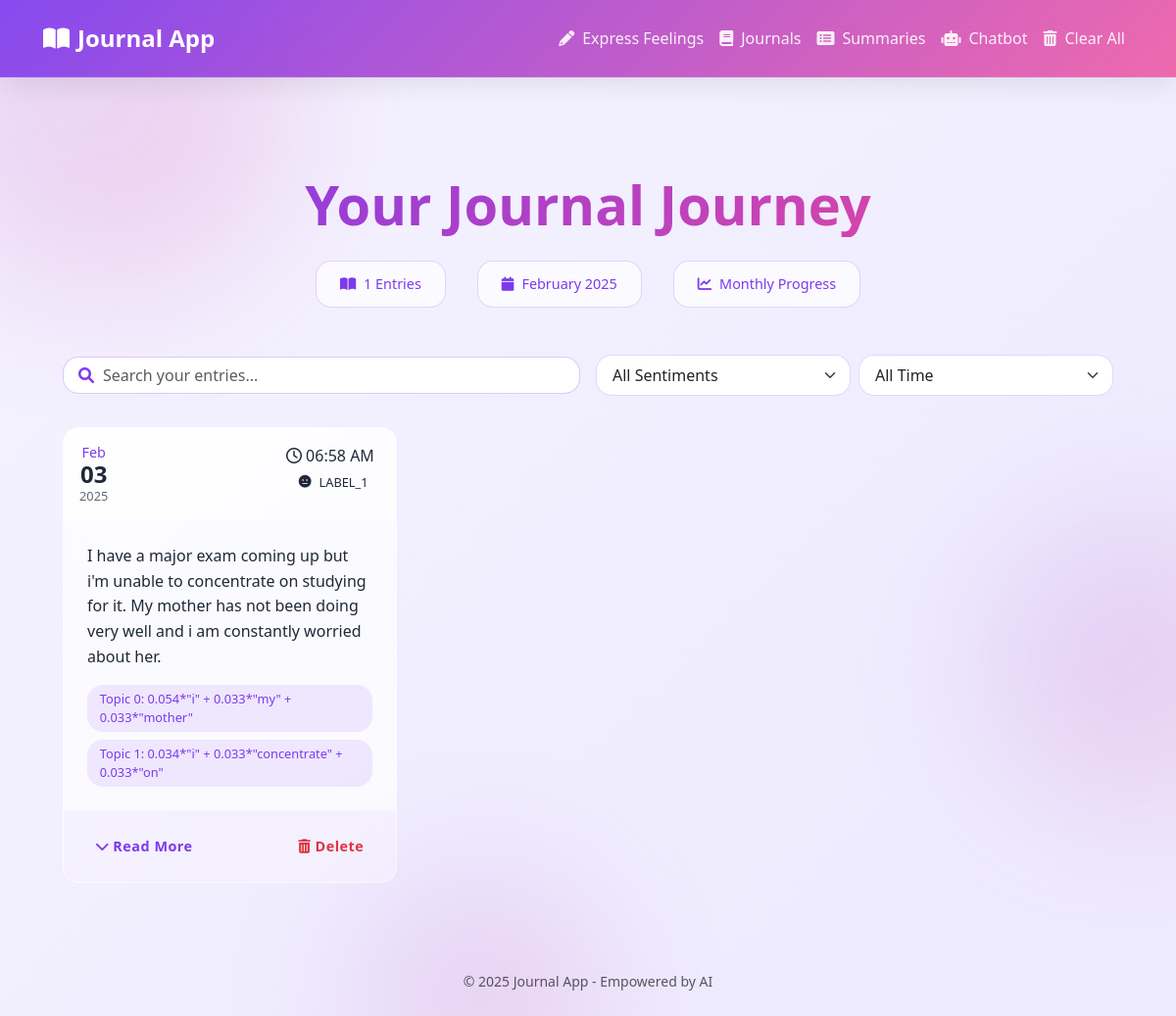
The page /journals on the database its author committed.
### app.py (models this page shows, shortened)
class JournalEntry(db.Model):
    id = db.Column(db.Integer, primary_key=True)
    content = db.Column(db.Text, nullable=False)
    summary = db.Column(db.Text, nullable=True)
    sentiment = db.Column(db.Text, nullable=True)
    topics = db.Column(db.Text, nullable=True)
    date_created = db.Column(db.DateTime, default=db.func.current_timestamp())

### app.py (the view)
@app.route('/journals')
def journals():
    entries = JournalEntry.query.order_by(JournalEntry.date_created.desc()).all()
    return render_template('journals.html', entries=entries)

### templates/journals.html (shortened to what this page needs)
{% extends 'base.html' %}
{% block content %}
<div class="journals-container fade-in">
    <div class="header-section text-center mb-5">
        <h1 class="display-4 gradient-text mb-3">Your Journal Journey</h1>
        <div class="stats-bar">
            <div class="stat-item">
                <i class="fas fa-book-open"></i>
                <span>{{ entries|length }} Entries</span>
            </div>
            <div class="stat-item">
                <i class="fas fa-calendar"></i>
                <span>{{ entries[0].date_created.strftime('%B %Y') if entries }}</span>
            </div>
            <div class="stat-item">
                <i class="fas fa-chart-line"></i>
                <span>Monthly Progress</span>
            </div>
        </div>
    </div>
    <div class="tools-section mb-4">
        <div class="row g-3 align-items-center">
            <div class="col-md-6">
                <div class="search-box">
                    <i class="fas fa-search"></i>
                    <input type="text" id="searchInput" class="form-control" placeholder="Search your entries...">
                </div>
            </div>
            <div class="col-md-6">
                <div class="d-flex gap-2 justify-content-md-end">
                    <select class="form-select" id="sentimentFilter">
                        <option value="">All Sentiments</option>
                    </select>
                    <select class="form-select" id="dateFilter">
                        <option value="">All Time</option>
                    </select>
                </div>
            </div>
        </div>
    </div>
    <div class="journal-grid">
        {% for entry in entries %}
        <div class="journal-card" data-sentiment="{{ entry.sentiment.lower() }}">
            <div class="card-header">
                <div class="date-badge">
                    <div class="month">{{ entry.date_created.strftime('%b') }}</div>
                    <div class="day">{{ entry.date_created.strftime('%d') }}</div>
                    <div class="year">{{ entry.date_created.strftime('%Y') }}</div>
                </div>
                <div class="header-actions">
                    <span class="time"><i class="far fa-clock"></i> {{ entry.date_created.strftime('%I:%M %p') }}</span>
                    <div class="sentiment-badge {{ entry.sentiment.lower() }}">
                        {% if entry.sentiment.lower() == 'positive' %}
                            <i class="fas fa-smile"></i>
                        {% elif entry.sentiment.lower() == 'negative' %}
                            <i class="fas fa-frown"></i>
                        {% else %}
                            <i class="fas fa-meh"></i>
                        {% endif %}
                        {{ entry.sentiment }}
                    </div>
                </div>
            </div>
            <div class="card-body">
                <div class="content-preview">{{ entry.content|truncate(200) }}</div>
                {% if entry.topics %}
                <div class="topics-section">
                    {% for topic in entry.topics.split(';') %}
                        <span class="topic-tag">{{ topic }}</span>
                    {% endfor %}
                </div>
                {% endif %}
            </div>
            <div class="card-footer">
                <button class="btn btn-link view-more" onclick="toggleFullContent(this)">
                    <i class="fas fa-chevron-down"></i> Read More
                </button>
                <form action="{{ url_for('delete_entry', entry_id=entry.id) }}"
                      method="POST"
                      class="delete-form"
                      onsubmit="return confirmDelete(event)">
                    <button type="submit" class="btn btn-link text-danger">
                        <i class="fas fa-trash-alt"></i> Delete
                    </button>
                </form>
            </div>
        </div>
        {% endfor %}
    </div>
</div>
{% endblock %}

### templates/base.html (style rules this page uses)
:root { --primary: #7C3AED; --primary-dark: #6D28D9; --primary-light: #A78BFA; --secondary: #EC4899; --background: #F5F3FF; --surface: #ffffff; --text: #1F2937; --glass: rgba(255, 255, 255, 0.7); --glass-gradient: linear-gradient( 135deg, rgba(255, 255, 255, 0.8), rgba(255, 255, 255, 0.4) ); --nav-glass: linear-gradient( 135deg, rgba(124, 58, 237, 0.9), rgba(236, 72, 153, 0.8) ); }
body { background: linear-gradient(135deg, #F5F3FF 0%, #EDE9FE 100%); color: var(--text); font-family: 'Segoe UI', system-ui, -apple-system, sans-serif; min-height: 100vh; display: flex; flex-direction: column; position: relative; overflow-x: hidden; }
.card-header { background: var(--glass-gradient); border-bottom: 1px solid rgba(255, 255, 255, 0.2); padding: 1.5rem; }
.btn { padding: 0.8rem 1.5rem; border-radius: 12px; font-weight: 600; letter-spacing: 0.5px; transition: all 0.3s ease; position: relative; overflow: hidden; }
.btn::before { content: ''; position: absolute; top: 50%; left: 50%; width: 300px; height: 300px; background: rgba(255, 255, 255, 0.2); border-radius: 50%; transform: translate(-50%, -50%) scale(0); transition: transform 0.5s ease; }

### templates/journals.html (style rules this page uses)
.journals-container { max-width: 1200px; margin: 0 auto; padding: 2rem; }
.gradient-text { background: linear-gradient(135deg, var(--primary), var(--secondary)); -webkit-background-clip: text; -webkit-text-fill-color: transparent; font-weight: bold; }
.stats-bar { display: flex; justify-content: center; gap: 2rem; margin-top: 1.5rem; }
.stat-item { background: var(--glass); backdrop-filter: blur(10px); padding: 0.75rem 1.5rem; border-radius: 1rem; display: flex; align-items: center; gap: 0.5rem; font-size: 0.9rem; color: var(--primary); border: 1px solid rgba(124, 58, 237, 0.2); }
.search-box { position: relative; }
.search-box i { position: absolute; left: 1rem; top: 50%; transform: translateY(-50%); color: var(--primary); }
.search-box input { padding-left: 2.5rem; border-radius: 1rem; border: 1px solid rgba(124, 58, 237, 0.2); }
.form-select { border-radius: 1rem; border: 1px solid rgba(124, 58, 237, 0.2); padding: 0.5rem 2.5rem 0.5rem 1rem; }
.journal-grid { display: grid; grid-template-columns: repeat(auto-fill, minmax(300px, 1fr)); gap: 1.5rem; margin-top: 2rem; }
.journal-card { background: var(--glass); backdrop-filter: blur(10px); border-radius: 1rem; overflow: hidden; border: 1px solid rgba(255, 255, 255, 0.2); transition: transform 0.3s ease, box-shadow 0.3s ease; }
.card-header { background: var(--glass-gradient); padding: 1rem; display: flex; justify-content: space-between; align-items: flex-start; }
.date-badge { text-align: center; line-height: 1.2; }
.date-badge .month { font-size: 0.9rem; color: var(--primary); font-weight: 500; }
.date-badge .day { font-size: 1.5rem; font-weight: bold; }
.date-badge .year { font-size: 0.8rem; opacity: 0.7; }
.sentiment-badge { padding: 0.4rem 0.8rem; border-radius: 1rem; font-size: 0.8rem; display: flex; align-items: center; gap: 0.5rem; }
.card-body { padding: 1.5rem; }
.content-preview { line-height: 1.6; margin-bottom: 1rem; }
.topics-section { display: flex; flex-wrap: wrap; gap: 0.5rem; margin-top: 1rem; }
.topic-tag { background: rgba(124, 58, 237, 0.1); color: var(--primary); padding: 0.3rem 0.8rem; border-radius: 1rem; font-size: 0.8rem; }
.card-footer { padding: 1rem; background: rgba(124, 58, 237, 0.05); display: flex; justify-content: space-between; border-top: 1px solid rgba(255, 255, 255, 0.2); }
.btn-link { color: var(--primary); text-decoration: none; font-size: 0.9rem; padding: 0.5rem 1rem; border-radius: 0.5rem; transition: all 0.3s ease; }

### rows shown on the page
JournalEntry: date_created "February 2025", date_created "Feb", date_created "03", date_created "2025", date_created "06:58 AM", sentiment "LABEL_1", content "I have a major exam coming up but i'm unable to concentrate on studying for it. My mother has not been doing very well and i am constantly worried about her.", topic "Topic 0: 0.054*\"i\" + 0.033*\"my\" + 0.033*\"mother\"" "Topic 1: 0.034*\"i\" + 0.033*\"concentrate\" + 0.033*\"on\""

### other values the page prints
{{ entries|length }} "1"
